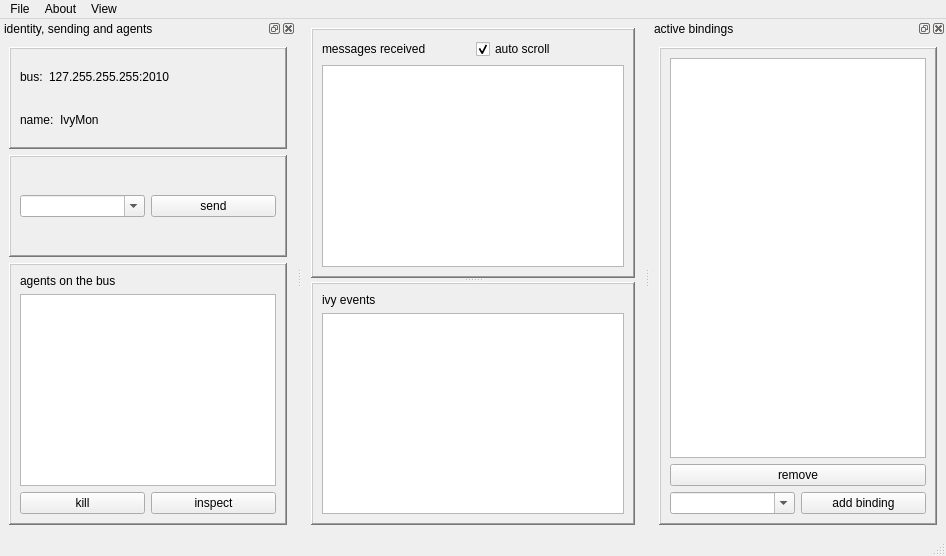
<?xml version="1.0" encoding="UTF-8"?>
<ui version="4.0">
 <class>Main</class>
 <widget class="QMainWindow" name="Main">
  <property name="geometry">
   <rect>
    <x>0</x>
    <y>0</y>
    <width>946</width>
    <height>556</height>
   </rect>
  </property>
  <property name="windowTitle">
   <string>IvyMon Python</string>
  </property>
  <widget class="QWidget" name="centralwidget">
   <layout class="QHBoxLayout" name="horizontalLayout_7">
    <item>
     <widget class="QSplitter" name="splitter_2">
      <property name="orientation">
       <enum>Qt::Vertical</enum>
      </property>
      <widget class="QFrame" name="frame_5">
       <property name="sizePolicy">
        <sizepolicy hsizetype="Preferred" vsizetype="Preferred">
         <horstretch>0</horstretch>
         <verstretch>0</verstretch>
        </sizepolicy>
       </property>
       <property name="frameShape">
        <enum>QFrame::WinPanel</enum>
       </property>
       <property name="frameShadow">
        <enum>QFrame::Raised</enum>
       </property>
       <layout class="QVBoxLayout" name="verticalLayout_8">
        <item>
         <layout class="QHBoxLayout" name="horizontalLayout_4">
          <item>
           <widget class="QLabel" name="label_4">
            <property name="text">
             <string>messages received</string>
            </property>
           </widget>
          </item>
          <item>
           <widget class="QCheckBox" name="autoScroll">
            <property name="text">
             <string>auto scroll</string>
            </property>
            <property name="checked">
             <bool>true</bool>
            </property>
           </widget>
          </item>
         </layout>
        </item>
        <item>
         <widget class="QTextEdit" name="messages">
          <property name="readOnly">
           <bool>true</bool>
          </property>
         </widget>
        </item>
       </layout>
      </widget>
      <widget class="QFrame" name="frame_6">
       <property name="sizePolicy">
        <sizepolicy hsizetype="Preferred" vsizetype="Preferred">
         <horstretch>0</horstretch>
         <verstretch>0</verstretch>
        </sizepolicy>
       </property>
       <property name="frameShape">
        <enum>QFrame::WinPanel</enum>
       </property>
       <property name="frameShadow">
        <enum>QFrame::Raised</enum>
       </property>
       <layout class="QVBoxLayout" name="verticalLayout_9">
        <item>
         <widget class="QLabel" name="label_5">
          <property name="text">
           <string>ivy events</string>
          </property>
         </widget>
        </item>
        <item>
         <widget class="QTextEdit" name="events">
          <property name="readOnly">
           <bool>true</bool>
          </property>
         </widget>
        </item>
       </layout>
      </widget>
     </widget>
    </item>
   </layout>
  </widget>
  <widget class="QMenuBar" name="menubar">
   <property name="geometry">
    <rect>
     <x>0</x>
     <y>0</y>
     <width>946</width>
     <height>22</height>
    </rect>
   </property>
   <widget class="QMenu" name="menuFile">
    <property name="title">
     <string>File</string>
    </property>
    <addaction name="actionQuit"/>
   </widget>
   <widget class="QMenu" name="menuAbout">
    <property name="title">
     <string>About</string>
    </property>
    <addaction name="actionCredits"/>
   </widget>
   <widget class="QMenu" name="menuView">
    <property name="title">
     <string>View</string>
    </property>
    <addaction name="actionSending"/>
    <addaction name="actionBindings"/>
   </widget>
   <addaction name="menuFile"/>
   <addaction name="menuAbout"/>
   <addaction name="menuView"/>
  </widget>
  <widget class="QStatusBar" name="statusbar"/>
  <widget class="QDockWidget" name="idDock">
   <property name="windowTitle">
    <string>identity, sending and agents</string>
   </property>
   <attribute name="dockWidgetArea">
    <number>1</number>
   </attribute>
   <widget class="QWidget" name="dockWidgetContents">
    <layout class="QVBoxLayout" name="verticalLayout_3">
     <item>
      <layout class="QVBoxLayout" name="verticalLayout">
       <item>
        <widget class="QFrame" name="frame_3">
         <property name="frameShape">
          <enum>QFrame::WinPanel</enum>
         </property>
         <property name="frameShadow">
          <enum>QFrame::Raised</enum>
         </property>
         <layout class="QVBoxLayout" name="verticalLayout_5">
          <item>
           <layout class="QHBoxLayout" name="horizontalLayout_5">
            <item>
             <widget class="QLabel" name="label">
              <property name="sizePolicy">
               <sizepolicy hsizetype="Maximum" vsizetype="Preferred">
                <horstretch>0</horstretch>
                <verstretch>0</verstretch>
               </sizepolicy>
              </property>
              <property name="text">
               <string>bus:</string>
              </property>
             </widget>
            </item>
            <item>
             <widget class="QLabel" name="busLabel">
              <property name="text">
               <string>127.255.255.255:2010</string>
              </property>
             </widget>
            </item>
           </layout>
          </item>
          <item>
           <layout class="QHBoxLayout" name="horizontalLayout_6">
            <item>
             <widget class="QLabel" name="label_3">
              <property name="sizePolicy">
               <sizepolicy hsizetype="Maximum" vsizetype="Preferred">
                <horstretch>0</horstretch>
                <verstretch>0</verstretch>
               </sizepolicy>
              </property>
              <property name="text">
               <string>name:</string>
              </property>
             </widget>
            </item>
            <item>
             <widget class="QLabel" name="nameLabel">
              <property name="text">
               <string>IvyMon</string>
              </property>
             </widget>
            </item>
           </layout>
          </item>
         </layout>
        </widget>
       </item>
       <item>
        <widget class="QFrame" name="frame_4">
         <property name="frameShape">
          <enum>QFrame::WinPanel</enum>
         </property>
         <property name="frameShadow">
          <enum>QFrame::Raised</enum>
         </property>
         <layout class="QVBoxLayout" name="verticalLayout_4">
          <item>
           <layout class="QHBoxLayout" name="horizontalLayout_3">
            <item>
             <widget class="QComboBox" name="msg">
              <property name="editable">
               <bool>true</bool>
              </property>
             </widget>
            </item>
            <item>
             <widget class="QPushButton" name="sendButton">
              <property name="text">
               <string>send</string>
              </property>
             </widget>
            </item>
           </layout>
          </item>
         </layout>
        </widget>
       </item>
      </layout>
     </item>
     <item>
      <widget class="QFrame" name="frame_2">
       <property name="sizePolicy">
        <sizepolicy hsizetype="Preferred" vsizetype="Maximum">
         <horstretch>0</horstretch>
         <verstretch>0</verstretch>
        </sizepolicy>
       </property>
       <property name="frameShape">
        <enum>QFrame::WinPanel</enum>
       </property>
       <property name="frameShadow">
        <enum>QFrame::Raised</enum>
       </property>
       <layout class="QVBoxLayout" name="verticalLayout_2">
        <item>
         <widget class="QLabel" name="label_7">
          <property name="text">
           <string>agents on the bus</string>
          </property>
         </widget>
        </item>
        <item>
         <widget class="QListWidget" name="agentList"/>
        </item>
        <item>
         <layout class="QHBoxLayout" name="horizontalLayout">
          <item>
           <widget class="QPushButton" name="killButton">
            <property name="text">
             <string>kill</string>
            </property>
           </widget>
          </item>
          <item>
           <widget class="QPushButton" name="inspectButton">
            <property name="text">
             <string>inspect</string>
            </property>
           </widget>
          </item>
         </layout>
        </item>
       </layout>
      </widget>
     </item>
    </layout>
   </widget>
  </widget>
  <widget class="QDockWidget" name="bindDock">
   <property name="windowTitle">
    <string>active bindings</string>
   </property>
   <attribute name="dockWidgetArea">
    <number>2</number>
   </attribute>
   <widget class="QWidget" name="dockWidgetContents_3">
    <layout class="QVBoxLayout" name="verticalLayout_7">
     <item>
      <widget class="QFrame" name="frame">
       <property name="frameShape">
        <enum>QFrame::WinPanel</enum>
       </property>
       <property name="frameShadow">
        <enum>QFrame::Raised</enum>
       </property>
       <layout class="QVBoxLayout" name="verticalLayout_6">
        <item>
         <widget class="QListWidget" name="bindList"/>
        </item>
        <item>
         <widget class="QPushButton" name="removeButton">
          <property name="text">
           <string>remove</string>
          </property>
         </widget>
        </item>
        <item>
         <layout class="QHBoxLayout" name="horizontalLayout_2">
          <item>
           <widget class="QComboBox" name="newBinding">
            <property name="editable">
             <bool>true</bool>
            </property>
           </widget>
          </item>
          <item>
           <widget class="QPushButton" name="addButton">
            <property name="text">
             <string>add binding</string>
            </property>
           </widget>
          </item>
         </layout>
        </item>
       </layout>
       <zorder>removeButton</zorder>
       <zorder>bindList</zorder>
      </widget>
     </item>
    </layout>
   </widget>
  </widget>
  <action name="actionQuit">
   <property name="text">
    <string>Quit</string>
   </property>
   <property name="shortcut">
    <string>Ctrl+S</string>
   </property>
  </action>
  <action name="actionCredits">
   <property name="text">
    <string>credits</string>
   </property>
  </action>
  <action name="actionSending">
   <property name="checkable">
    <bool>true</bool>
   </property>
   <property name="checked">
    <bool>true</bool>
   </property>
   <property name="text">
    <string>sending</string>
   </property>
  </action>
  <action name="actionBindings">
   <property name="checkable">
    <bool>true</bool>
   </property>
   <property name="checked">
    <bool>true</bool>
   </property>
   <property name="text">
    <string>bindings</string>
   </property>
  </action>
 </widget>
 <resources/>
 <connections/>
</ui>
